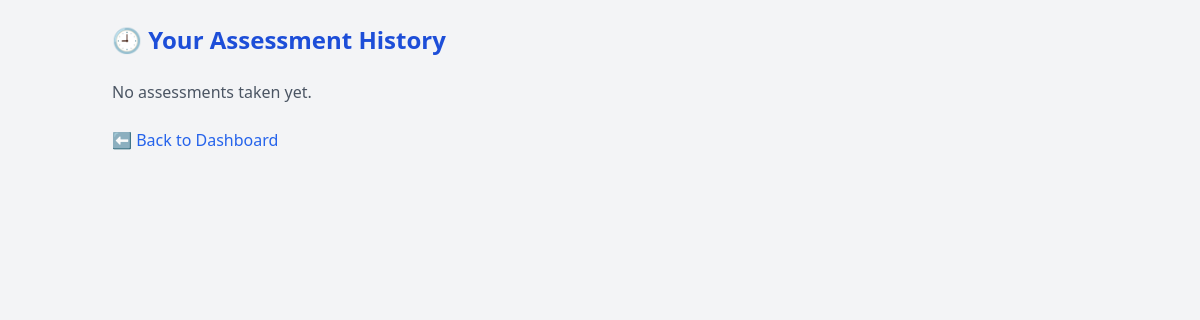
Page /history (signed in) on the earlier database version.
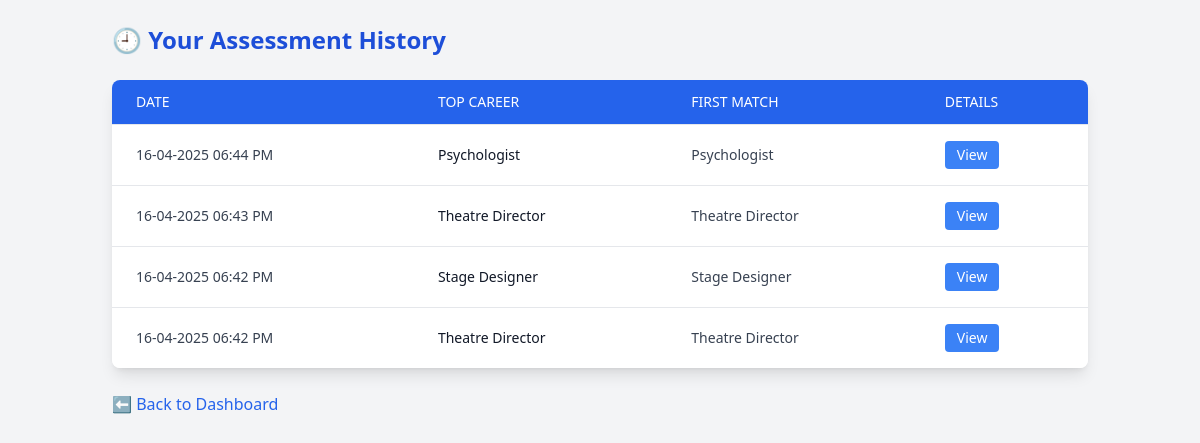
Same page on the later database version.
### app.py (models this page shows)
class AssessmentHistory(db.Model):
    id = db.Column(db.Integer, primary_key=True)
    user_id = db.Column(db.Integer, db.ForeignKey('user.id'))
    timestamp = db.Column(db.DateTime, default=pd.Timestamp.utcnow)
    data = db.Column(db.Text)
    results = db.Column(db.Text)

### app.py (the view)
@app.route('/history')
@login_required
def view_history():
    raw_history = AssessmentHistory.query.filter_by(user_id=current_user.id).order_by(AssessmentHistory.timestamp.desc()).all()
    print("✔️ Raw History Count:", len(raw_history))  # Debugging
    history = []
    for item in raw_history:
        try:
            results = ast.literal_eval(item.results)
        except:
            results = []
        top_career = results[0]['name'] if results else 'N/A'
        history.append({
            'timestamp': item.timestamp,
            'top_career': top_career,
            'results': results
        })
    ist = timezone('Asia/Kolkata')
    return render_template('history.html', history=history, tz=ist)

### app.py (called while the page is built)
@login_manager.user_loader
def load_user(user_id):
    return User.query.get(int(user_id))

### templates/history.html (shortened to what this page needs)
<!DOCTYPE html>
<html lang="en">
<head>
    <script src="https://cdn.tailwindcss.com"></script>
</head>
<body class="bg-gray-100 font-sans">
    <div class="max-w-5xl mx-auto p-6">
        <h2 class="text-2xl font-bold text-blue-700 mb-6">🕘 Your Assessment History</h2>
        {% if history %}
            <div class="overflow-x-auto shadow-lg rounded-lg bg-white">
                <table class="min-w-full divide-y divide-gray-200">
                    <thead class="bg-blue-600 text-white">
                        <tr>
                            <th class="px-6 py-3 text-left text-sm font-medium uppercase">Date</th>
                            <th class="px-6 py-3 text-left text-sm font-medium uppercase">Top Career</th>
                            <th class="px-6 py-3 text-left text-sm font-medium uppercase">First Match</th>
                            <th class="px-6 py-3 text-left text-sm font-medium uppercase">Details</th>
                        </tr>
                    </thead>
                    <tbody class="bg-white divide-y divide-gray-200">
                        {% for item in history %}
                            {% set results = item.results %}
                            <tr class="hover:bg-gray-50">
                                <td class="px-6 py-4 text-sm text-gray-700">
                                    {{ item.timestamp.astimezone(tz).strftime('%d-%m-%Y %I:%M %p') }}
                                </td>
                                <td class="px-6 py-4 text-sm font-medium text-gray-900">{{ item.top_career }}</td>
                                <td class="px-6 py-4 text-sm text-gray-700">{{ results[0]['name'] if results else 'N/A' }}</td>
                                <td class="px-6 py-4 text-sm">
                                    <button onclick="toggleDetails({{ loop.index0 }})" class="bg-blue-500 hover:bg-blue-600 text-white px-3 py-1 rounded">
                                        View
                                    </button>
                                </td>
                            </tr>
                        {% endfor %}
                    </tbody>
                </table>
            </div>
        {% else %}
            <p class="text-gray-600">No assessments taken yet.</p>
        {% endif %}
        <div class="mt-6">
            <a href="{{ url_for('dashboard') }}" class="text-blue-600 hover:underline">⬅ Back to Dashboard</a>
        </div>
    </div>
</body>
</html>

Differences in the rows shown:
added AssessmentHistory: timestamp.astimezone "16-04-2025 06:44 PM"
added AssessmentHistory: timestamp.astimezone "16-04-2025 06:43 PM"
added AssessmentHistory: timestamp.astimezone "16-04-2025 06:42 PM"
added AssessmentHistory: timestamp.astimezone "16-04-2025 06:42 PM"
Other differences:
text no longer shown: "No assessments taken yet."
text now shown: "DATE TOP CAREER FIRST MATCH DETAILS"
new list line: "Psychologist Psychologist View"
new list line: "Theatre Director Theatre Director View"
new list line: "Stage Designer Stage Designer View"
